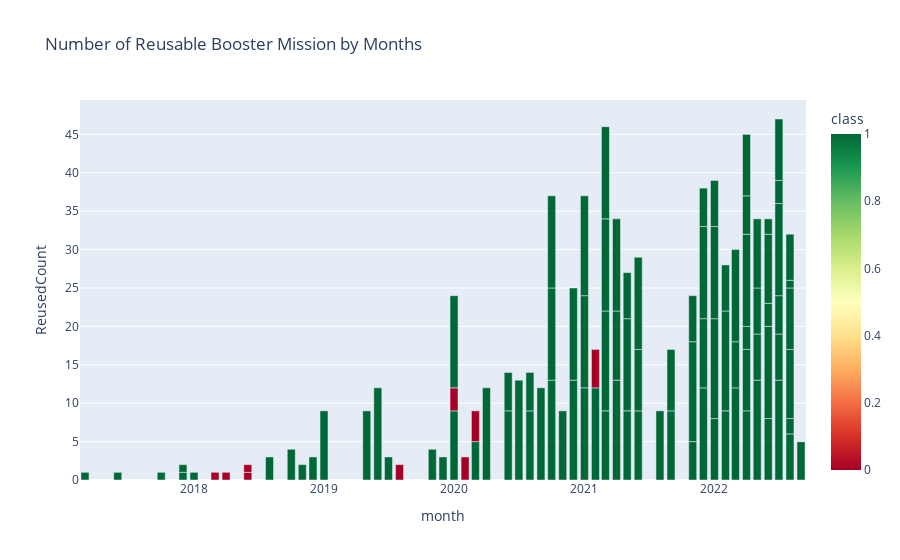

Notebook code for this chart:
### Markdown cell above
### 5. Reusability of Flight vs Time

### Code cell
vis_data["date"] = pd.to_datetime(vis_data["date"])
vis_data['month'] = vis_data['date'].dt.strftime("%Y-%m")

fig=ptly.bar(vis_data[vis_data['Reused']==1], 
                 x='month' , y='ReusedCount', 
                 color='class',
                 color_continuous_scale='RdYlGn',
                 title='Number of Reusable Booster Mission by Months')
fig.show()

### Figure 1 — Plotly figure (JSON) as saved in the notebook; plotly's stock layout.template omitted (floating-point values rounded to 4 significant figures)
{"data": [{"alignmentgroup": "True", "hovertemplate": "month=%{x}<br>ReusedCount=%{y}<br>class=%{marker.color}<extra></extra>", "legendgroup": "", "marker": {"color": [1, 1, 1, 1, 1, 1, 0, 0, 0, 0, 1, 1, 1, 1, 1, 1, 1, 1, 0, 1, 1, 1, 0, 1, 0, 1, 0, 1, 1, 1, 1, 1, 1, 1, 1, 1, 1, 1, 1, 1, 1, 1, 1, 1, 0, 1, 1, 1, 1, 1, 1, 1, 1, 1, 1, 1, 1, 1, 1, 1, 1, 1, 1, 1, 1, 1, 1, 1, 1, 1, 1, 1, 1, 1, 1, 1, 1, 1, 1, 1, 1, 1, 1, 1, 1, 1, 1, 1, 1, 1, 1, 1, 1, 1, 1, 1, 1, 1, 1, 1, 1, 1, 1, 1, 1, 1, 1], "coloraxis": "coloraxis", "pattern": {"shape": ""}}, "name": "", "offsetgroup": "", "orientation": "v", "showlegend": false, "textposition": "auto", "type": "bar", "x": ["2017-03", "2017-06", "2017-10", "2017-12", "2017-12", "2018-01", "2018-03", "2018-04", "2018-06", "2018-06", "2018-08", "2018-10", "2018-11", "2018-12", "2019-01", "2019-05", "2019-06", "2019-07", "2019-08", "2019-11", "2019-12", "2020-01", "2020-01", "2020-01", "2020-02", "2020-03", "2020-03", "2020-04", "2020-06", "2020-06", "2020-07", "2020-08", "2020-08", "2020-09", "2020-10", "2020-10", "2020-10", "2020-11", "2020-12", "2020-12", "2021-01", "2021-01", "2021-01", "2021-02", "2021-02", "2021-03", "2021-03", "2021-03", "2021-03", "2021-04", "2021-04", "2021-04", "2021-05", "2021-05", "2021-05", "2021-06", "2021-06", "2021-06", "2021-08", "2021-09", "2021-09", "2021-11", "2021-11", "2021-11", "2021-12", "2021-12", "2021-12", "2021-12", "2022-01", "2022-01", "2022-01", "2022-01", "2022-02", "2022-02", "2022-02", "2022-03", "2022-03", "2022-03", "2022-04", "2022-04", "2022-04", "2022-04", "2022-04", "2022-04", "2022-05", "2022-05", "2022-05", "2022-05", "2022-06", "2022-06", "2022-06", "2022-06", "2022-06", "2022-07", "2022-07", "2022-07", "2022-07", "2022-07", "2022-07", "2022-08", "2022-08", "2022-08", "2022-08", "2022-08", "2022-08", "2022-09", "2022-09"], "xaxis": "x", "y": [1, 1, 1, 1, 1, 1, 1, 1, 1, 1, 3, 4, 2, 3, 9, 9, 12, 3, 2, 4, 3, 9, 3, 12, 3, 5, 4, 12, 9, 5, 13, 9, 5, 12, 13, 12, 12, 9, 13, 12, 12, 12, 13, 12, 5, 9, 13, 12, 12, 13, 9, 12, 9, 12, 6, 9, 8, 12, 9, 9, 8, 5, 13, 6, 12, 9, 12, 5, 8, 13, 12, 6, 9, 13, 6, 12, 6, 12, 9, 8, 3, 12, 5, 8, 13, 6, 6, 9, 8, 12, 3, 9, 2, 13, 6, 5, 12, 3, 8, 6, 2, 9, 8, 1, 6, 5, 0], "yaxis": "y"}], "layout": {"barmode": "relative", "coloraxis": {"colorbar": {"title": {"text": "class"}}, "colorscale": [[0, "rgb(165,0,38)"], [0.1, "rgb(215,48,39)"], [0.2, "rgb(244,109,67)"], [0.3, "rgb(253,174,97)"], [0.4, "rgb(254,224,139)"], [0.5, "rgb(255,255,191)"], [0.6, "rgb(217,239,139)"], [0.7, "rgb(166,217,106)"], [0.8, "rgb(102,189,99)"], [0.9, "rgb(26,152,80)"], [1, "rgb(0,104,55)"]]}, "legend": {"tracegroupgap": 0}, "title": {"text": "Number of Reusable Booster Mission by Months"}, "xaxis": {"anchor": "y", "domain": [0, 1], "title": {"text": "month"}}, "yaxis": {"anchor": "x", "domain": [0, 1], "title": {"text": "ReusedCount"}}}}
